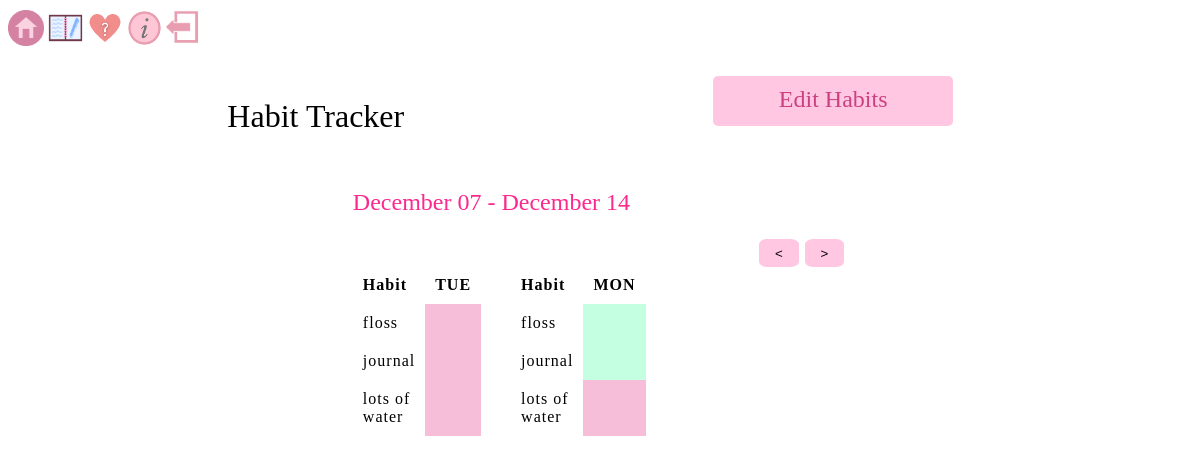
The app's page /habittracker (signed in), older data.
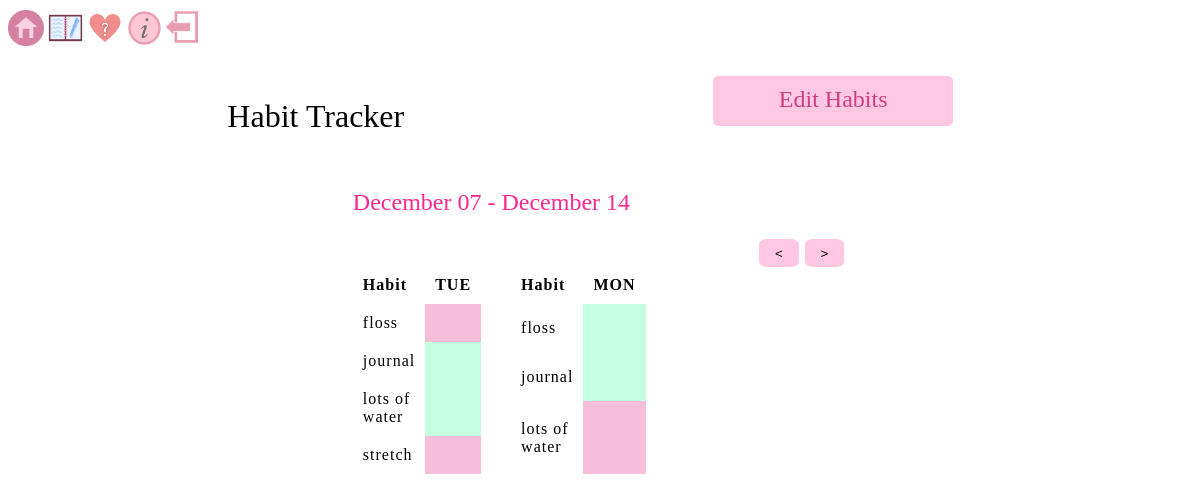
The same page, newer data.
### app/models.py (models this page shows, shortened)
class Habit(db.Model):
    id = db.Column(db.Integer, primary_key=True)
    habit_name = db.Column(db.String(50), unique=False, nullable=False)
    habit_done = db.Column(db.Boolean, default=False, nullable=False)
    user_id = db.Column(db.Integer, db.ForeignKey('user.id'), nullable=False)
    date = db.Column(db.Date, nullable=False, default=date.today())

### app/routes.py (the view)
@app.route("/habittracker")
@login_required
def habittracker():
    todays_date= date.today()
    lastweek= todays_date - timedelta(days=7)
    habit0 = Habit.query.filter_by(user_id=current_user.id, date=todays_date)
    if habit0.first() is None:
        habit0= 'Null'
    habit1 = Habit.query.filter_by(user_id=current_user.id, date=todays_date-timedelta(days=1))
    if habit1.first() is None:
        habit1= 'Null'
    habit2 = Habit.query.filter_by(user_id=current_user.id, date=todays_date-timedelta(days=2))
    if habit2.first() is None:
        habit2= 'Null'
    habit3 = Habit.query.filter_by(user_id=current_user.id, date=todays_date-timedelta(days=3))
    if habit3.first() is None:
        habit3= 'Null'
    habit4 = Habit.query.filter_by(user_id=current_user.id, date=todays_date-timedelta(days=4))
    if habit4.first() is None:
        habit4= 'Null'
    habit5 = Habit.query.filter_by(user_id=current_user.id, date=todays_date-timedelta(days=5))
    if habit5.first() is None:
        habit5= 'Null'
    habit6 = Habit.query.filter_by(user_id=current_user.id, date=todays_date-timedelta(days=6))
    if habit6.first() is None:
        habit6= 'Null'
    return render_template("habittracker.html", todays_date=todays_date, lastweek=lastweek, habit1=habit1, habit2=habit2, habit3=habit3, habit4=habit4, habit5=habit5, habit6=habit6, habit0=habit0, title="Habit Tracker")

### app/models.py (called while the page is built)
@login_manager.user_loader
def load_user(user_id):
    return User.query.get(int(user_id))

### app/templates/habittracker.html (shortened to what this page needs)
<!doctype html>
<html lang="en">
    <head>
        <link rel="stylesheet" href="static\habit.css">
        <div>
            <a class="nav-link" href="/mainpage"><img src="static\images\home.png " width="3%"></a>
            <a class="nav-link" href="/journal"><img src="static\images\journal_icon.png " width="3%"></a>
            <a class="nav-link" href="/moodtracker"><img src="static\images\moodtracker_icon.png " width="3%"></a>
            <a class="nav-link" href="/info"><img src="static\images\information_icon.png " width="3%"></a>
            <a class="nav-link" href="/"><img src="static\images\logout_icon.png " width="3%"></a>
        </div>
    </head>
    <body >
        <div class="container">
            <a id="habit_button" href="/habit_update">Edit Habits</a>
            <h1> Habit Tracker </h1>
            <div id="week">
                <h2>{{ lastweek.strftime("%B %d") }} - {{ todays_date.strftime("%B %d") }}</h2>
                <form action= "/nexthabittracker" method="POST" id="nextButton" >
                    <input type="submit" value=">">
                </form>
                <form action= "/prevhabittracker" method="POST" id="backButton" >
                    <input type="submit" value="<">
                </form>
                <div class="days">
                    {% if habit0 != 'Null' %}
                        <table class="sun">
                            <thead>
                                <tr>
                                    <th scope="col" style="text-align: left;">Habit</th>
                                    <th scope="col">{{ habit0[0].date.strftime("%a")|upper }}   </th>
                                </tr>
                            </thead><br/>
                            <tbody>
                                {% for habit in habit0 %}
                                    <tr>
                                        <td scope="row" id="habit"> {{ habit.habit_name }}  </td>
                                        {% if habit.habit_done == True %}
                                            <td id ="habit0t"></td>
                                        {% elif habit.habit_done == False %}
                                            <td id ="habit0f"></td>
                                        {% endif %}
                                    </tr>
                                {% endfor %}
                            </tbody>
                        </table>
                    {% endif %}
                    {% if habit1 != 'Null' %}
                        <table class="mon">
                            <thead>
                                <tr>
                                    <th scope="col" style="text-align: left;">Habit</th>
                                    <th scope="col"> {{ habit1[0].date.strftime("%a")|upper  }} </th>
                                </tr>
                            </thead><br/>
                            <tbody>
                                {% for habit in habit1 %}
                                    <tr>
                                        <td scope="row" id="habit"> {{ habit.habit_name }}  </td>
                                        {% if habit.habit_done == True %}
                                            <td id ="habit1t"></td>
                                        {% elif habit.habit_done == False %}
                                            <td id ="habit1f"></td>
                                        {% endif %}
                                    </tr>
                                {% endfor %}
                            </tbody>
                        </table>
                    {% endif %}
                </div>
            </div>
        </div>
    </body>
</html>

### app/static/habit.css (style rules this page uses)
body { font-family: serif; }
.container { display: grid; width: fixed; height: fixed; margin: 2%; display: grid; padding: 3px; grid-gap: 10px; grid-template-areas: "title blank edit" "habits habits habits" }
h1 { grid-area: title; font-weight: normal; overflow: auto; height: 40px; text-align: right; padding-right: 5%; }
input[type="submit"] { background: none; border: none; }
#habit_button { grid-area: edit; overflow: auto; height: 30px; width: 220px; background: rgb(255, 199, 225); color: rgb(204, 64, 129); font-size: x-large; padding: 10px; margin: 0px; text-align: center; border-radius: 5px; text-decoration: none; }
#week { justify-self: center; grid-area: habits; overflow: auto; min-height: 200px; min-width: 60px; max-width: 80vw; }
h2 { color: #FC288E; font-weight: normal; }
td, th { padding: 10px; }
table { letter-spacing: 1px; border-collapse: collapse; }
#backButton, #nextButton { float: right; padding-top: 1%; padding-bottom: 1%; padding-left: 2%; padding-right: 2%; border-radius: 20%; background-color: rgb(255, 199, 225); color: white; margin: 3px; }
.days { width: fixed; height: fixed; margin-top: 10%; display: grid; grid-gap: 30px; grid-template-areas: "sun mon tue wed thu fri sat" }
.sun { grid-area: sun; overflow: auto; width: 100px; }
.mon { grid-area: mon; overflow: auto; width: 100px; }

### app/templates/habittracker.html (style rules this page uses)
#habit0f { background-color: #F7BED9; }
#habit0t { background-color: #C4FFE1; }
#habit1t { background-color: #C4FFE1; }
#habit1f { background-color: #F7BED9; }

Row changes from the older to the newer data that the page shows:
changed Habit (number 2 of 7 on the later page): habit_done False → True (drawn)
changed Habit (number 3 of 7 on the later page): habit_done False → True (drawn)
added Habit: habit_name "stretch", habit_done False (drawn), shown under "December 07 - December 14"
